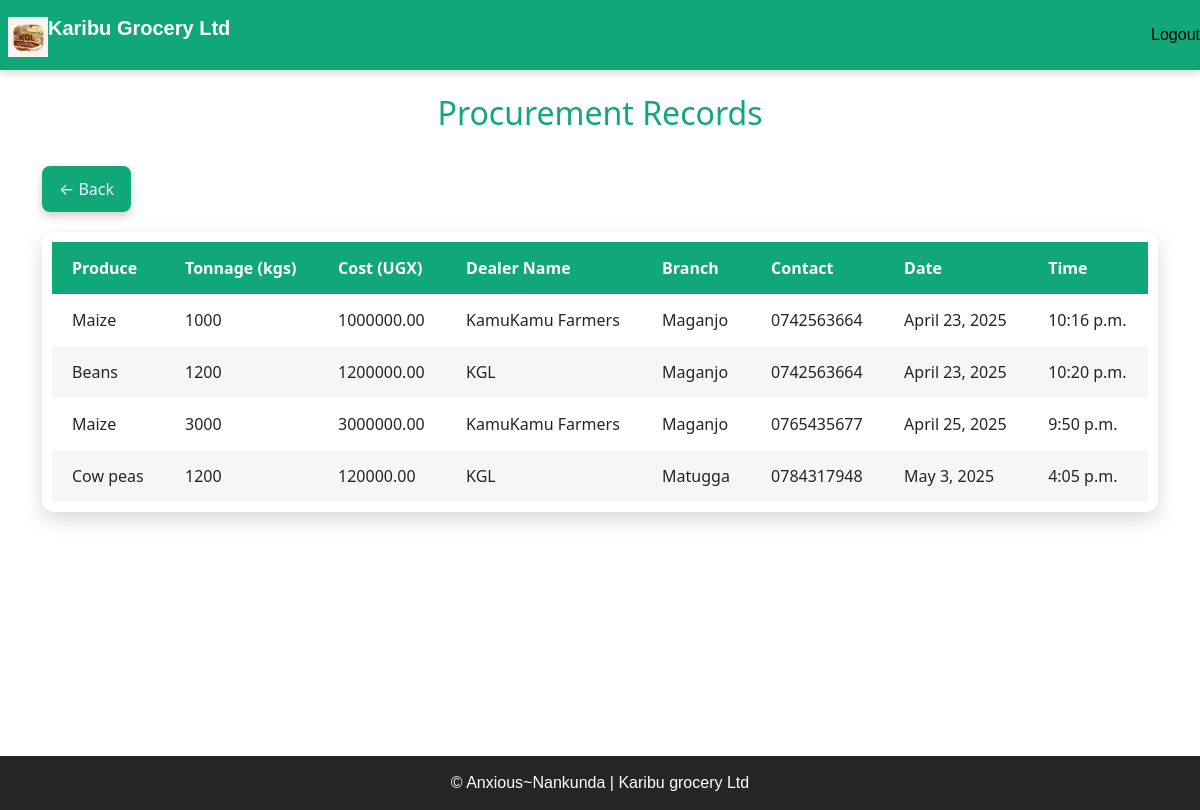
/procure/, run on the app's committed database.
### home/models.py (models this page shows, shortened)
class Procurement(models.Model):
    produce = models.ForeignKey(Produce,on_delete=models.CASCADE,blank=True, null=True)
    date = models.DateField(auto_now_add=True)
    time = models.TimeField(auto_now_add=True)
    tonnage_kgs = models.IntegerField(
        validators=[MinValueValidator(1000)],
    )
    costUgx = models.DecimalField(
        max_digits=15,
        decimal_places=2,
        validators=[MinValueValidator(10000)],
        verbose_name="Cost (UGX)"
    )
    dealername = models.ForeignKey(Dealer, on_delete=models.SET_NULL,null=True )
    branch = models.CharField(max_length=20, choices=BRANCH_CHOICES)
    contact = models.CharField(max_length=15,
        validators=[RegexValidator(regex=r'^\+?\d{9,15}$', message="Enter a valid phone number.")],
        blank=True)
    selling_price_ugx = models.FloatField(
    )
    recorded_by = models.ForeignKey(Userprofile,
        on_delete=models.SET_NULL,
        null=True,
        blank=True,
    )
    createdAt = models.DateTimeField(auto_now_add=True)

class Produce(models.Model):
    name = models.CharField(max_length=100, unique=True)
    produce_type = models.CharField(max_length=50, validators=[MinLengthValidator(2)])
    price_per_kg = models.DecimalField(max_digits=10, decimal_places=2)
    def __str__(self):
        return self.name

class Dealer(models.Model):
    DEALER_TYPES =[
        ('individual', 'Individual'),
        ('company', 'Company'),
        ('own_farm', 'Own Farm'),
    ]
    name = models.CharField(max_length=100)
    dealer_type = models.CharField(max_length=50, choices=DEALER_TYPES)
    contact = models.CharField(max_length=100,blank=True,null=True)
    location = models.CharField(max_length=100, blank=True, null=True)
    def __str__(self):
        return self.name

### home/views.py (the view)
# urls.py: path('procure/', views.procure, name='procure'),
def procure(request):
    procurements = Procurement.objects.all()
    return render(request, 'home/procure.html', {'procurements': procurements})

### home/templates/home/procure.html (shortened to what this page needs)
{% extends 'base.html' %}
{% block content %}
<div class="container mt-4">
    <h2 class="mb-4" style="text-align: center; color:  rgb(16, 168, 120);">Procurement Records</h2>
    <div class="top-buttons">
        <a href="javascript:history.back()" class="btn">← Back</a>
    </div>
    <div class="glassy-table-wrapper">
        <table class="glassy-table">
            <thead>
                <tr>
                    <th>Produce</th>
                    <th>Tonnage (kgs)</th>
                    <th>Cost (UGX)</th>
                    <th>Dealer Name</th>
                    <th>Branch</th>
                    <th>Contact</th>
                    <th>Date</th>
                    <th>Time</th>
                </tr>
            </thead>
            <tbody>
                {% for procurement in procurements %}
                <tr>
                    <td>{{ procurement.produce }}</td>
                    <td>{{ procurement.tonnage_kgs }}</td>
                    <td>{{ procurement.costUgx }}</td>
                    <td>{{ procurement.dealername }}</td>
                    <td>{{ procurement.branch }}</td>
                    <td>{{ procurement.contact }}</td>
                    <td>{{ procurement.date }}</td>
                    <td>{{ procurement.time }}</td>
                </tr>
                {% empty %}
                <tr>
                    <td colspan="9" class="text-center">No procurement records found.</td>
                </tr>
                {% endfor %}
            </tbody>
        </table>
    </div>
</div>
{% endblock %}

### home/templates/base.html (style rules this page uses)
body, html { margin: 0; padding: 0; height: 100%; overflow-x: hidden; }

### home/templates/home/procure.html (style rules this page uses)
.glassy-table-wrapper { overflow-x: auto; margin-top: 20px; border-radius: 12px; box-shadow: 0 8px 20px rgba(0, 0, 0, 0.15); background-color: rgba(255, 255, 255, 0.75); backdrop-filter: blur(6px); padding: 10px; }
.glassy-table { width: 100%; border-collapse: collapse; min-width: 800px; }
.glassy-table th, .glassy-table td { padding: 14px 20px; text-align: left; white-space: nowrap; }
.glassy-table th { background-color: rgb(16, 168, 120); color: white; }
.glassy-table tr:nth-child(even) { background-color: rgba(240, 240, 240, 0.6); }
.top-buttons { display: flex; justify-content: space-between; align-items: center; margin-bottom: 20px; flex-wrap: wrap; }
.top-buttons .btn { background-color: rgb(16, 168, 120); color: aliceblue; padding: 10px 16px; border-radius: 8px; text-decoration: none; font-size: 1rem; box-shadow: 0 4px 10px rgba(0, 0, 0, 0.2); margin-top: 10px; }

### data on the page
Procurement: produce "Maize", tonnage_kgs "1000", costUgx "1000000.00", dealername "KamuKamu Farmers", branch "Maganjo", contact "0742563664", date "April 23, 2025", time "10:16 p.m."
Procurement: produce "Beans", tonnage_kgs "1200", costUgx "1200000.00", dealername "KGL", branch "Maganjo", contact "0742563664", date "April 23, 2025", time "10:20 p.m."
Procurement: produce "Maize", tonnage_kgs "3000", costUgx "3000000.00", dealername "KamuKamu Farmers", branch "Maganjo", contact "0765435677", date "April 25, 2025", time "9:50 p.m."
Procurement: produce "Cow peas", tonnage_kgs "1200", costUgx "120000.00", dealername "KGL", branch "Matugga", contact "0784317948", date "May 3, 2025", time "4:05 p.m."
